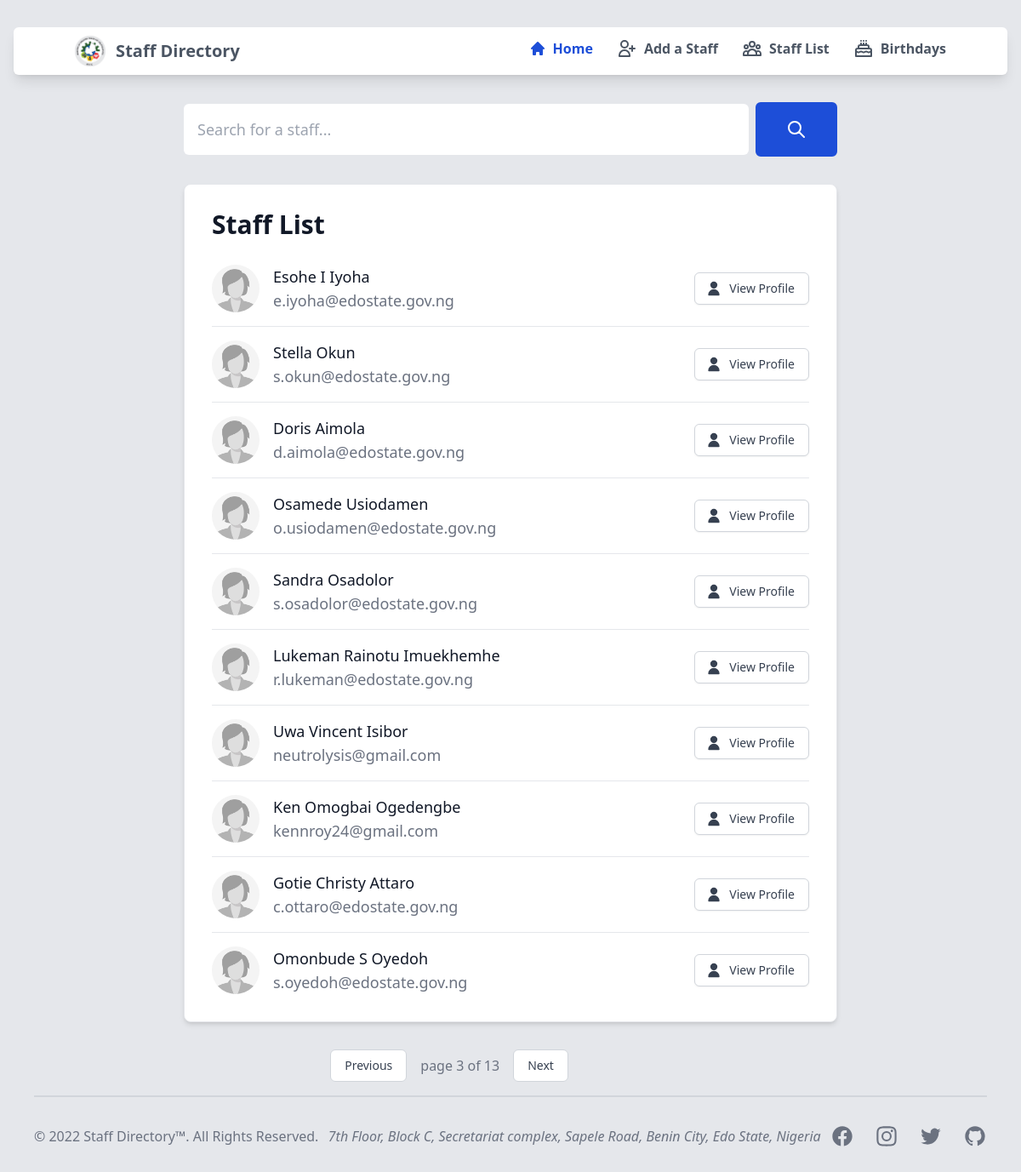
The app's page /staff/?page=3, older data.
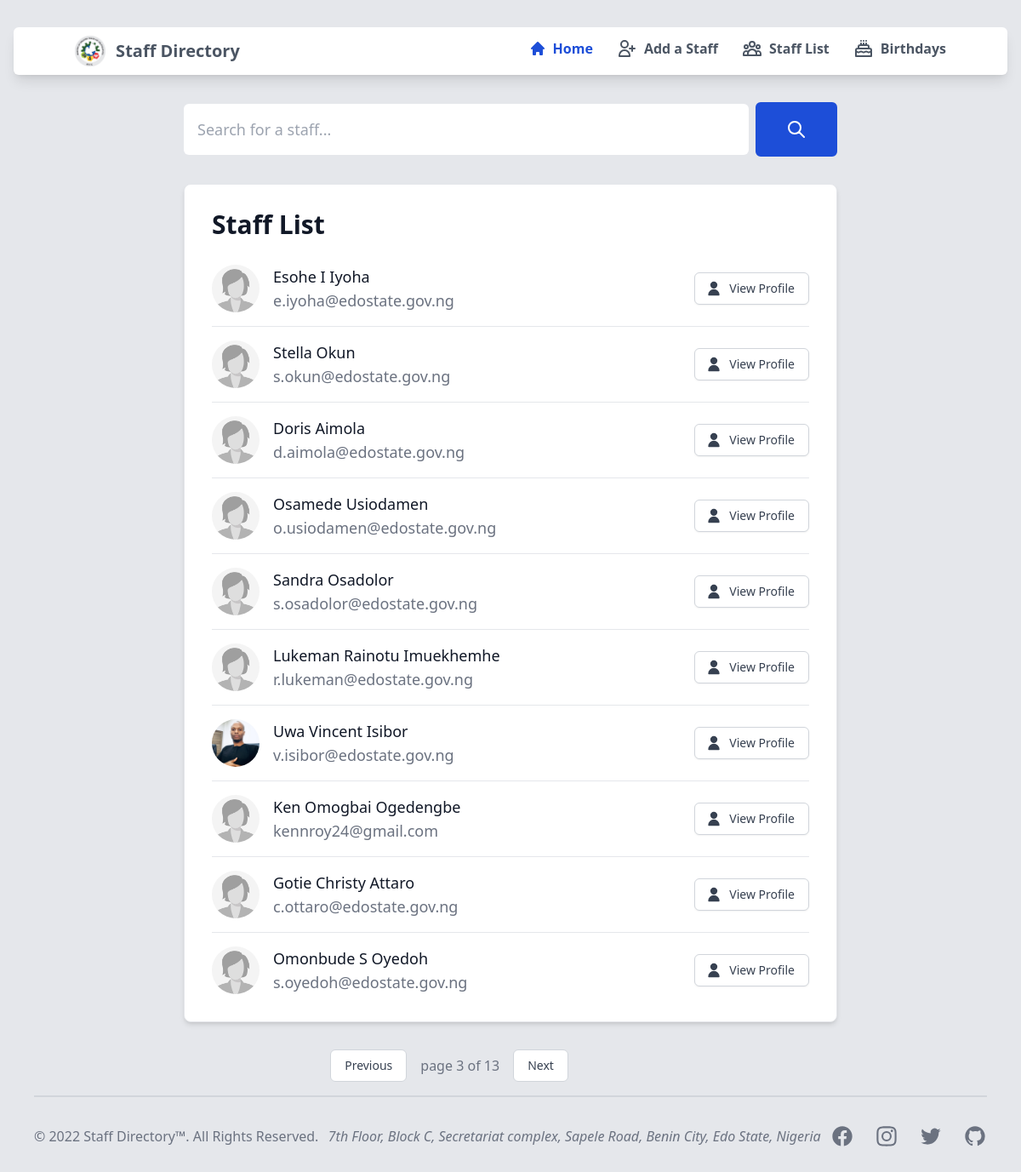
The same page, newer data.
### sendmail/models.py (models this page shows, shortened)
class staffDetails(models.Model):
    first_name = models.CharField(verbose_name='First Name', max_length=20)
    middle_name = models.CharField(verbose_name='Middle Name', max_length=20, null=True, blank=True)
    last_name = models.CharField(verbose_name='Last Name', max_length=20)
    phone_number = PhoneNumberField(verbose_name='Phone Number', default='1234 567 8900')
    email = models.EmailField(verbose_name='Official Email', max_length = 254)
    position = models.CharField(verbose_name='Position', max_length=50, null=True, blank=True)
    staffimage = models.ImageField(
        verbose_name="Profile Picture",
        upload_to='staffimages',
        default='staffimages/default.jpg',
        null=True,
        blank=True
    )
    MONTHS = (
        (1, 'January'),
        (2, 'February'),
        (3, 'March'),
        (4, 'April'),
        (5, 'May'),
        (6, 'June'),
        (7, 'July'),
        (8, 'August'),
        (9, 'September'),
        (10, 'October'),
        (11, 'November'),
        (12, 'December')
    )
    birth_month = models.IntegerField(
        'Birth Month',
        choices = MONTHS,
        default = 1,
        blank = False)
    birth_day = models.IntegerField(verbose_name='Birth Day', blank=True, null=True)
    class Meta:
        db_table = 'sendmail_staffdetails'

### sendmail/views.py (the view)
# urls.py: re_path(r'^staff/$', views.staffListView.as_view(), name='stafflist'),
class staffListView(ListView):
    model = staffDetails
    context_object_name = 'stafflist'   # your own name for the list as a template variable
    template_name = 'stafflist.html'  # Specify your own template name/location
    paginate_by = 10
    def get_queryset(self):
        return staffDetails.objects.all()
    def get_context_data(self, **kwargs):
        context = super(staffListView, self).get_context_data(**kwargs)
        context['title'] = 'List of all Staff'
        return context

### sendmail/templates/stafflist.html
{% extends "base.html" %}
{% load widget_tweaks %}
{% load static %}
{% block content %}
    <div class="max-w-3xl rounded-lg mx-auto mt-8 mb-8">
        <form action="{% url 'searchresult' %}" class="flex items-center" method="GET">
            <div class="relative w-full">
                <input type="text" id="simple-search" name="q"
                class="bg-white block font-medium border border-none text-gray-900 text-lg rounded-md
                focus:border-blue-500 block w-full p-4
                focus:ring-2 focus:outline-none focus:ring-blue-500
                dark:bg-gray-700 dark:border-gray-600 dark:placeholder-gray-400
                dark:text-white dark:focus:ring-blue-500 dark:focus:border-blue-500"
                    placeholder="Search for a staff..." required>
            </div>
            <button type="submit" class="px-8 py-4 ml-2 text-md font-medium text-white bg-blue-700 rounded-md border
                                            border-4 border-blue-700 hover:border-blue-800 hover:bg-blue-800 focus:ring-4 focus:outline-none focus:ring-blue-300
                                            dark:bg-blue-600 dark:hover:bg-blue-700 dark:focus:ring-blue-800">
                <svg class="w-6 h-6" fill="none" stroke="currentColor" viewBox="0 0 24 24"
                    xmlns="http://www.w3.org/2000/svg">
                    <path stroke-linecap="round" stroke-linejoin="round" stroke-width="2"
                        d="M21 21l-6-6m2-5a7 7 0 11-14 0 7 7 0 0114 0z"></path>
                </svg>
            </button>
        </form>
    </div>
    <div class="p-6 lg:p-8 lg:pb-4 max-w-3xl bg-white rounded-lg border mx-auto shadow-md sm:p-10 min-h-full justify-center">
        <div class="flex justify-between items-center mb-4">
            <h5 class="text-3xl font-bold leading-none text-gray-900 dark:text-white">Staff List</h5>
        </div>
        <div class="flow-root">
            <ul role="list" class="divide-y divide-gray-200 dark:divide-gray-700">
                {% for staff in stafflist %}
                    <li class="py-3 sm:py-4">
                        <div class="flex items-center space-x-4">
                            <div class="flex-shrink-0">
                                <img class="w-14 h-14 rounded-full" src="{{ staff.staffimage.url }}"
                                    alt="{{ staff.first_name }}'s' image">
                            </div>
                            <div class="flex-1 min-w-0">
                                <p class="text-lg font-medium text-gray-900 truncate dark:text-white">
                                    {{ staff.first_name }}
                                    {% if staff.middle_name %}
                                        {{ staff.middle_name }}
                                        {% else %}
                                            <span></span>
                                    {% endif %}
                                    {{ staff.last_name }}
                                </p>
                                <p class="text-lg text-gray-500 truncate dark:text-gray-400">
                                    {{ staff.email }}
                                </p>
                            </div>
                            <div class="inline-flex items-center text-base font-semibold text-gray-900 dark:text-white">
                                <a href="{% url 'staffdetails' staff.id %}">
                                    <button type="button" class="inline-flex items-center px-4 py-2 border border-gray-300 rounded-md shadow-sm
                                                                            text-sm font-medium text-gray-700 bg-white hover:bg-gray-50 focus:outline-none
                                                                            focus:ring-2 focus:ring-gray-300">
                                        <svg xmlns="http://www.w3.org/2000/svg" class="-ml-1 mr-2 h-5 w-5" fill="currentColor"
                                            viewBox="0 0 24 24" stroke="currentColor" stroke-width="2">
                                            <path stroke-linecap="round" stroke-linejoin="round"
                                                d="M16 7a4 4 0 11-8 0 4 4 0 018 0zM12 14a7 7 0 00-7 7h14a7 7 0 00-7-7z" />
                                        </svg>
                                        View Profile
                                    </button>
                                </a>
                            </div>
                        </div>
                    </li>
                {% endfor %}
            </ul>
        </div>
    </div>
    {% block pagination %}
        {% if is_paginated %}
            <div class="container font-medium text-gray-500 text-md flex items-center justify-center mb-28  mt-8 md:mb-28 pagination ">
                <span class="page-links flex items-center justify-between">
                    {% if page_obj.has_previous %}
                        <a class="inline-flex items-center font-medium text-sm px-4 py-2 hover:bg-gray-50
                                    bg-white text-gray-700 rounded-md border border-gray-300 focus:outline-none
                                    focus:ring-2 focus:ring-gray-400"
                            href="{{ request.path }}?page={{ page_obj.previous_page_number }}">
                            Previous
                        </a>
                    {% endif %}
                    <span class="page-current mx-4">
                        page {{ page_obj.number }} of {{ page_obj.paginator.num_pages }}
                    </span>
                    {% if page_obj.has_next %}
                        <a class="inline-flex items-center font-medium text-sm px-4 py-2 bg-white hover:bg-gray-50
                                    text-gray-700 rounded-md border border-gray-300 hover:bg-gray-50 focus:outline-none
                                    ocus:ring-2 focus:ring-gray-400"
                            href="{{ request.path }}?page={{ page_obj.next_page_number }}">
                            Next
                        </a>
                    {% endif %}
                </span>
            </div>
        {% endif %}
    {% endblock %}
{% endblock %}

### sendmail/templates/base.html (shortened to what this page needs)
{% load static tailwind_tags %}
{% load static %}
<!DOCTYPE html>
<html lang="en">
	<head>
		{% tailwind_css %}
	</head>
	<body class="bg-gray-200 font-sans py-8 px-4">
		<nav class="bg-white rounded-md shadow-lg px-2 sm:px-4 py-2.5 dark:bg-gray-800">
			<div class="container flex flex-wrap justify-between items-center mx-auto">
				<a href="https://flowbite.com" class="flex items-center">
					<img src="{% static 'img/mitc-logo-trans.png' %}" class="mr-3 md:h-9 h-6 sm:h-9" alt="Flowbite Logo">
					<span class="self-center text-xl text-gray-600 font-bold whitespace-nowrap dark:text-white">Staff
						Directory</span>
				</a>
				<div class="hidden w-full md:block md:w-auto" id="mobile-menu">
					<ul class="flex flex-col md:flex-row md:space-x-8 md: text-gray-600 md:mt-0 md:text-md md:font-bold">
						<li>
							<a href="{% url 'index' %}" class="block py-2 pr-4 pl-3 text-white bg-blue-600 rounded md:bg-transparent
										md:text-blue-700 md:p-0 dark:text-white" aria-current="">
								<span class="inline-flex items-center">
									<svg xmlns="http://www.w3.org/2000/svg" class="-ml-1 mr-2 h-5 w-5" viewBox="0 0 20 20"
										fill="currentColor">
										<path
											d="M10.707 2.293a1 1 0 00-1.414 0l-7 7a1 1 0 001.414 1.414L4 10.414V17a1 1 0 001 1h2a1 1 0 001-1v-2a1 1 0 011-1h2a1 1 0 011 1v2a1 1 0 001 1h2a1 1 0 001-1v-6.586l.293.293a1 1 0 001.414-1.414l-7-7z" />
									</svg>
									Home
								</span>
							</a>
						</li>
						<li>
							<a href="{% url 'addstaff' %}" class="block py-2 pr-4 pl-3 text-gray-600 border-b border-gray-100 hover:bg-gray-50 md:hover:bg-transparent md:border-0
										md:hover:text-blue-700 md:p-0 dark:text-gray-400 md:dark:hover:text-white dark:hover:bg-gray-700 dark:hover:text-white
										md:dark:hover:bg-transparent dark:border-gray-700">
								<span class="inline-flex items-center">
									<svg xmlns="http://www.w3.org/2000/svg" class="-ml-1 mr-2 h-6 w-6" fill="none"
										viewBox="0 0 24 24" stroke="currentColor" stroke-width="2">
										<path stroke-linecap="round" stroke-linejoin="round"
											d="M18 9v3m0 0v3m0-3h3m-3 0h-3m-2-5a4 4 0 11-8 0 4 4 0 018 0zM3 20a6 6 0 0112 0v1H3v-1z" />
									</svg>
									Add a Staff
								</span>
							</a>
						</li>
						<li>
							<a href="{% url 'stafflist' %}" class="block py-2 pr-4 pl-3 text-gray-600 border-b border-gray-100 hover:bg-gray-50 md:hover:bg-transparent md:border-0
										md:hover:text-blue-700 md:p-0 dark:text-gray-400 md:dark:hover:text-white dark:hover:bg-gray-700 dark:hover:text-white
										md:dark:hover:bg-transparent dark:border-gray-700">
								<span class="inline-flex items-center">
									Staff List
								</span>
							</a>
						</li>
						<li>
							<a href="{% url 'birthday' %}" target="_blank" class="block py-2 pr-4 pl-3 text-gray-600 border-b border-gray-100 hover:bg-gray-50 md:hover:bg-transparent md:border-0
										md:hover:text-blue-700 md:p-0 dark:text-gray-400 md:dark:hover:text-white dark:hover:bg-gray-700 dark:hover:text-white
										md:dark:hover:bg-transparent dark:border-gray-700">
								<span class="inline-flex items-center">
									Birthdays
								</span>
							</a>
						</li>
					</ul>
				</div>
			</div>
		</nav>
		{% block content %}
        {% endblock %}
	</body>
	<footer class="px-4 bg-none -mt-24 md:px-6 dark:bg-gray-800">
		<hr class="my-6 border border-1 border-gray-300 sm:mx-auto dark:border-gray-700 lg:my-8">
		<div class="sm:flex sm:items-center sm:justify-between">
			<span class="block text-md text-gray-500 sm:text-center dark:text-gray-400">© 2022 <a href="https://wcce.org.ng" target="_blank"
					class="hover:underline">Staff Directory™</a>. All Rights Reserved.
			</span>
			<span class="text-gray-500 text-center">
				<em>7th Floor, Block C, Secretariat complex, Sapele Road, Benin City, Edo State, Nigeria</em>
			</span>
			<div class="sm:flex sm:items-center md:justify-between sm:justify-between">
				<div class="flex md:justify-end center space-x-6 sm:justify-center md:mt-0">
					<a href="#" class="text-gray-500 text-md hover:text-indigo-600">
					</a>
					<a href="#" class="text-gray-500 text-md hover:text-indigo-600">
					</a>
					<a href="#" class="text-gray-500 hover:text-indigo-600">
					</a>
					<a href="#" class="text-gray-500 hover:text-indigo-600">
					</a>
				</div>
			</div>
		</div>
	</footer>
</html>

Row changes from the older to the newer data that the page shows:
changed staffDetails "Uwa": staffimage: picture added in place of a placeholder; email "neutrolysis@gmail.com" → "v.isibor@edostate.gov.ng"
